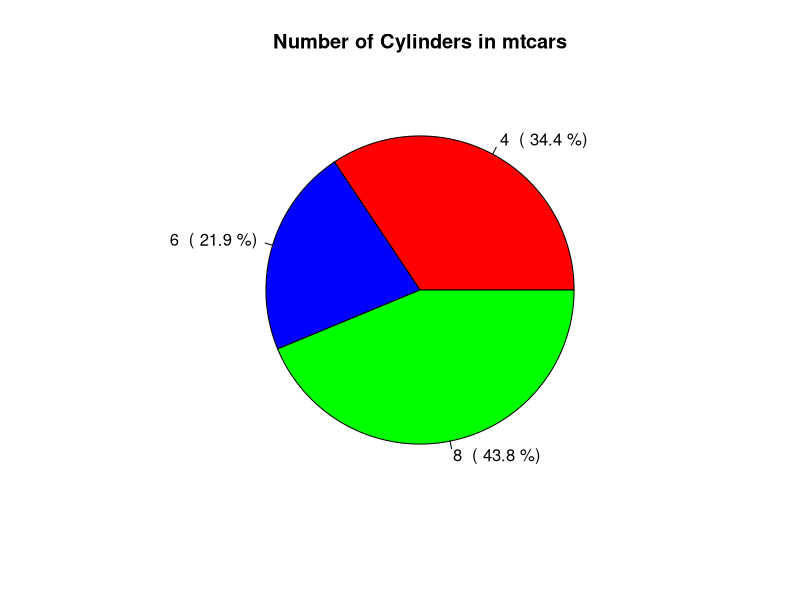
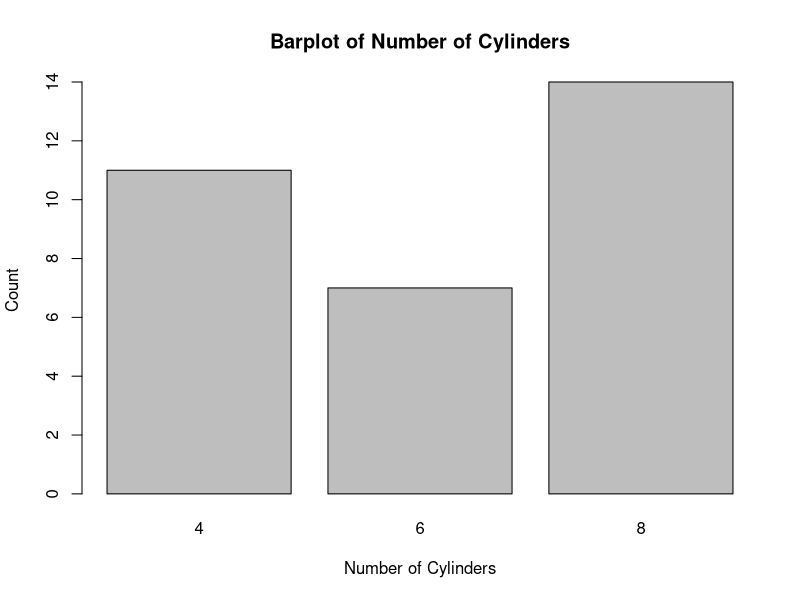
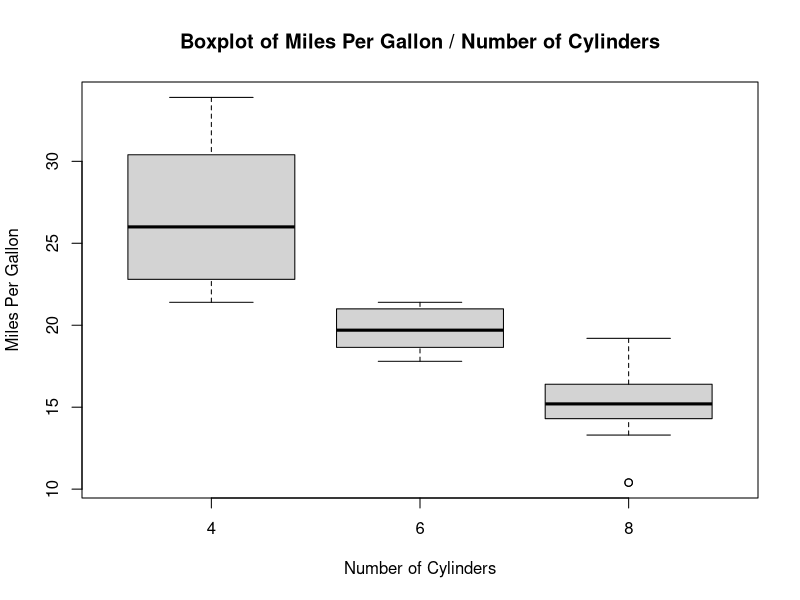
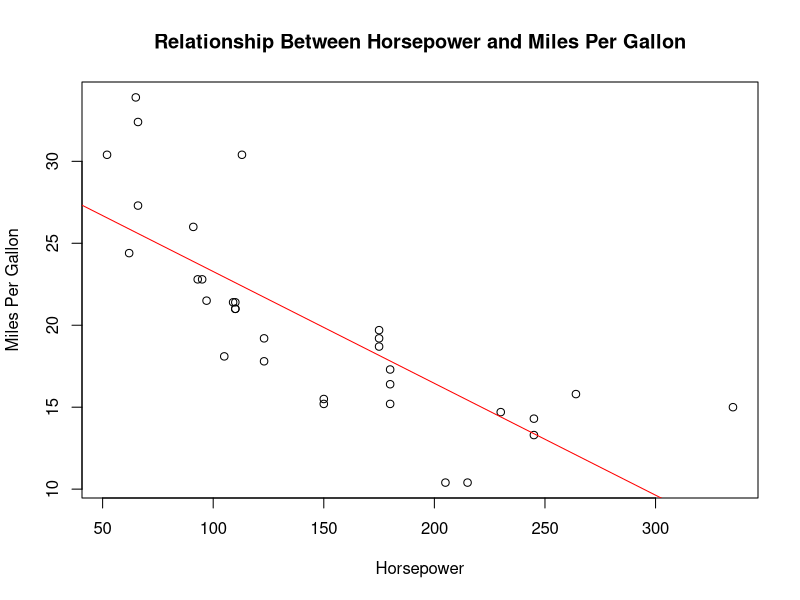
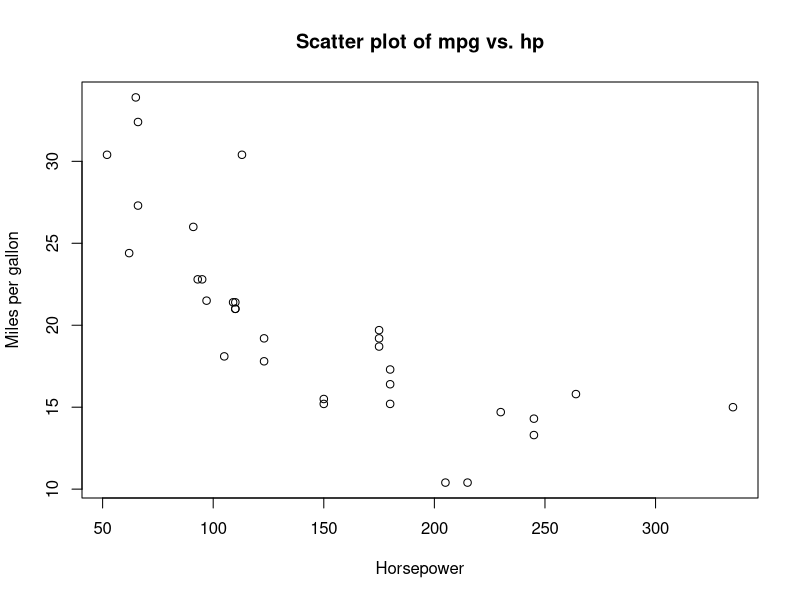

R code for these plots, in order:
# R language is mostly used for statistics and data analytics purposes to represent the data graphically in the software. To represent those data graphically,
# charts and graphs are used in R. 

# R – graphs
# There are hundreds of charts and graphs present in R. For example, bar plot, box plot, mosaic plot, 
# dot chart, coplot, histogram, pie chart, scatter graph, etc. 

#PIE CHART

data(mtcars)
colors <- c("red", "blue", "green", "orange", "purple", "yellow", "brown", "pink", "gray", "black")
# Calculate the percentage of each number of cylinders
cylinders <- table(mtcars$cyl)
perc <- round(100 * cylinders / sum(cylinders), 1)
# Create the pie chart
pie(cylinders, labels = paste(names(cylinders), " (", perc, "%)"), col = colors)
title(main = "Number of Cylinders in mtcars")

#BARPLOT

barplot(table(mtcars$cyl),
        xlab = "Number of Cylinders", ylab = "Count",
        main = "Barplot of Number of Cylinders")

#BOXPLOT

boxplot(mtcars$mpg ~ mtcars$cyl,
        xlab = "Number of Cylinders", ylab = "Miles Per Gallon",
        main = "Boxplot of Miles Per Gallon / Number of Cylinders")

#LINECHART

plot(mtcars$hp, mtcars$mpg,
     xlab = "Horsepower", ylab = "Miles Per Gallon",
     main = "Relationship Between Horsepower and Miles Per Gallon")

#ADDING REGRESSION LINE

abline(lm(mpg ~ hp, data = mtcars), col = "red")

#SCATTERPLOT

# Load the mtcars dataset
data(mtcars)

plot(mtcars$hp, mtcars$mpg, 
     xlab = "Horsepower", ylab = "Miles per gallon", main = "Scatter plot of mpg vs. hp")

#MEASURES OF CENTRAL TENDENCY : MEAN

x <- c(2, 3, 5, 7, 11)
mean_x <- mean(x)

print(mean_x)

#MEDIAN

print(median(x))

#MODE

# There is no built-in function in R to calculate the mode directly, 
# so we have to use a custom function to find the mode as shown above. 
# In the above code, we are first creating a frequency table of the vector using table(), 
# sorting it in descending order using sort(), and then selecting the first element of the 
# resulting vector using names() to get the mode.

x <- c(2, 3, 5, 7, 11, 5, 7, 5)
mode_x <- names(sort(-table(x)))[1]

print(mode_x)


